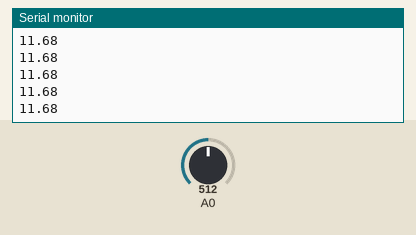
This sketch was run on a simulated Arduino Uno, built with avr-gcc and run on an emulated ATmega328P. Shown: the last lines printed to the serial monitor. The test bench sets the inputs (shaded band); at power-on: A0 = 512.

Above: at 1.2 s.
1.3 s: A0 set to 716
At 1.56 s:
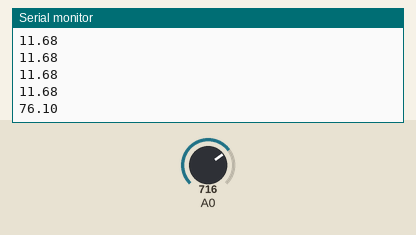
2.8 s: A0 set to 900
At 2.96 s:
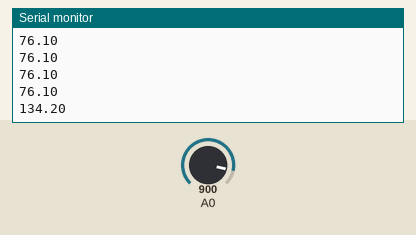
Timing chart, 0 to 5.8 s (numbered marks = the images above; inputs shaded):
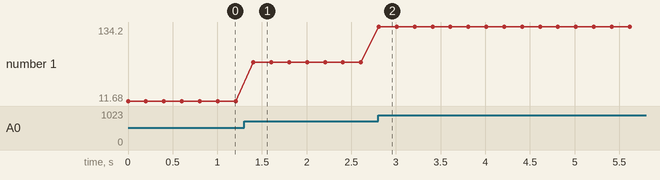

The sketch:

goniometro.ino
```cpp
// Por Roberto A. Zavala
// QuiahEditorial R
// Breve : https://es.overleaf.com/read/bxyszzbykrqx
// Libro : https://www.amazon.com.mx/dp/B074TTGLL2
// Tienda:     https://www.facebook.com/LaTeXnomicon/shop_tab
// X :         @EditorialQuiah
// 🙏🏼 DogeTip: DNv7acPAeVBhTXbKv26itJecPG1SPy2o4F

float m = 0.31578;         // 950 bit / 300°
float b = -150;            // La lectura será de 0° cuando la perilla esté justo a la mitad
float V;                   // El voltaje en bits
float a;                   // El ángulo en grados

void setup()
{
  Serial.begin(9600);
}

void loop()
{
  V = analogRead(A0);
  a = m * V + b;           // El potenciómetro tiene un comportamiento lineal
  Serial.println(a);
  delay(200);
}
```

Measured:
- after the input at 1.3 s, the serial monitor: prints a new line after 0.10 s (image 1)
- after the input at 2.8 s, the serial monitor: prints a new line at once (image 2)
- plotted number 1: 11.68 → 76.1 after the input at 1.3 s, 76.1 → 134.2 after the input at 2.8 s
